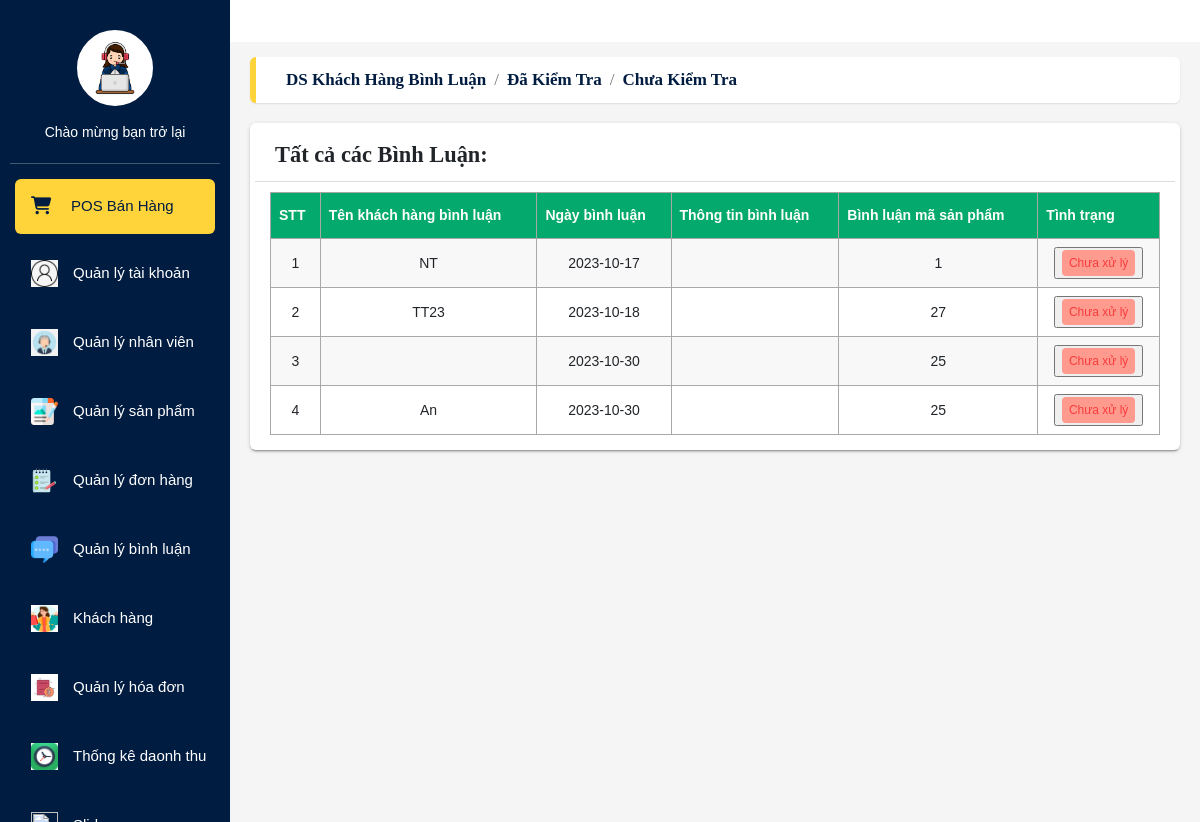
The app's page /admin/binhluandone.php with its own data.
### tables this page shows
CREATE TABLE `tblbinhluan` (
  `id_binhluan` int(11) NOT NULL,
  `binhluan_ten` varchar(30) NOT NULL,
  `id_sanpham` int(11) NOT NULL,
  `blog_id` int(2) NOT NULL,
  `date` date NOT NULL
);

### admin/binhluandone.php (the view, shortened to what this page needs)
<?php
include "header.php";
include "Left_side.php";
include './Config/connect.php';
?>
<main class="app-content">
    <div class="app-title">
        <ul class="app-breadcrumb breadcrumb side">
            <li class="breadcrumb-item active"><a href="binhluanAll.php"><b>DS khách hàng bình luận</b></a></li>
            <li class="breadcrumb-item active"><a href="binhluanlist.php"><b>Đã kiểm tra</b></a></li>
            <li class="breadcrumb-item active"><a href="binhluandone.php"><b>Chưa kiểm tra</b></a></li>
        </ul>
    </div>
    <div class="row">
        <div class="col-md-12">
            <div class="tile">
                <div class="tile-body">
                    <div class="row element-button">
                        <h3>Tất cả các Bình Luận:</h3>
                    </div>
                    <div>
                        <table id="customers">
                            <tr>
                                <th>STT</th>
                                <th>Tên khách hàng bình luận</th>
                                <th>Ngày bình luận</th>
                                <th>Thông tin bình luận</th>
                                <th>Bình luận mã sản phẩm</th>
                                <th>Tình trạng</th>
                            </tr>
                            <?php
                            $sql = "SELECT * FROM tblbinhluan WHERE blog_id='0'";
                            $result = mysqli_query($conn, $sql);
                            $count = 0;
                            if (mysqli_num_rows($result) > 0) {
                                while ($row = mysqli_fetch_assoc($result)) {
                                    $count++;
                            ?>
                                    <tr>
                                        <td> <?php echo $count ?></td>
                                        <td><?php echo $row['binhluan_ten'] ?></td>
                                        <td><?php echo $row['date'] ?></td>
                                        <td><?php echo $row['binhluan'] ?></td>
                                        <td><?php echo $row['id_sanpham'] ?></td>
                                        <td>
                                            <form action="" method="post">
                                                <button name="status_cmt">
                                                    <a id="tinhtrang" href="?blog_id=0"><span class="badge bg-danger">Chưa xử lý</span></a>
                                                </button>
                                            </form>
                                        </td>
                                    </tr>
                            <?php
                                }
                            }
                            ?>
                        </table>
                    </div>
                </div>
            </div>
        </div>
    </div>
</main>
</body>
</html>

### admin/css/main.css (style rules this page uses)
:root { --primary-color: rgb(243, 40, 40); --white-color: #fff; --black-color: #000; --text-color: #333; --border-color: #dbdbdb; --star-color: #FFCE3E; --blue-color: #409de3; --header-height: 120px; --navbar-height: 34px; --main-text-font: Arial, Helvetica, sans-serif; --header-with-search-height: calc(var(--header-height) - var(--navbar-height)); }
body { margin: 0; font-size: 14px; font-weight: 400; line-height: 1.5; color: #212529; text-align: left; background-color: #FFF; }
.row { display: -webkit-box; display: -ms-flexbox; display: flex; -ms-flex-wrap: wrap; flex-wrap: wrap; margin-right: -15px; margin-left: -15px; }
li { list-style: none; }
ul { margin: 0; }
a { color: rgb(0, 28, 64); text-decoration: none; background-color: transparent; }
.app-content { min-height: calc(100vh - 50px); padding: 15px 20px; background-color: #f5f5f5; -webkit-transition: margin-left 0.3s ease; -o-transition: margin-left 0.3s ease; transition: margin-left 0.3s ease; margin-left: 230px; margin-top: 42px; }
.app-title { display: flex; -webkit-box-align: center; align-items: center; -webkit-box-pack: justify; justify-content: space-between; -webkit-box-orient: horizontal; -webkit-box-direction: normal; flex-direction: row; background-color: #FFF; border-radius: 0.375rem; padding: 10px 30px; box-shadow: 0 1px 2px rgb(0 0 0 / 10%); border-left: 6px solid #FFD43B; margin-bottom: 20px; }
.app-breadcrumb { margin-bottom: 0; font-weight: 500; font-size: 17px; text-transform: capitalize; text-align: left; padding: 0; background-color: transparent; }
.breadcrumb { display: flex; flex-wrap: wrap; list-style: none; border-radius: 0.25rem; }
.breadcrumb-item.active { color: #6c757d; }
.breadcrumb-item + .breadcrumb-item { padding-left: 0.5rem; }
.breadcrumb-item + .breadcrumb-item::before { display: inline-block; padding-right: 0.5rem; color: #6c757d; content: "/"; }
.col-md-12 { -webkit-box-flex: 0; max-width: 100%; position: relative; width: 100%; min-height: 1px; padding-right: 15px; padding-left: 15px; }
.tile { position: relative; background: #ffffff; border-radius: 0.375rem; padding: 15px 20px ; -webkit-box-shadow: 0 2px 2px 0 rgba(0, 0, 0, 0.14), 0 1px 5px 0 rgba(0, 0, 0, 0.12), 0 3px 1px -2px rgba(0, 0, 0, 0.2); box-shadow: 0 2px 2px 0 rgba(0, 0, 0, 0.14), 0 1px 5px 0 rgba(0, 0, 0, 0.12), 0 3px 1px -2px rgba(0, 0, 0, 0.2); margin-bottom: 30px; -webkit-transition: all 0.3s ease-in-out; -o-transition: all 0.3s ease-in-out; transition: all 0.3s ease-in-out; }
.element-button { position: relative; border-bottom: 1px solid #ddd; padding-bottom: 10px; margin-bottom: 10px; }
.element-button h3 { font-size: 1.4rem; margin: 0; padding-left: 20px; }
#customers { font-family: var(--main-text-font); border-collapse: collapse; width: 100%; }
#customers td, #customers th { text-align: center; border: 1px solid #a9a7a7; padding: 8px; }
#customers tr:nth-child(even) { background-color: #f9f8f8; }
#customers th { padding-top: 12px; padding-bottom: 12px; text-align: left; background-color: #04AA6D; color: white; }
.tile-body { width: 100%; }
.bg-danger { background-color: rgb(255, 154, 143) !important; color: #f83d3d !important; }
.badge { display: inline-block; padding: 7px; font-size: 12px; font-weight: 500; line-height: 1; text-align: center; white-space: nowrap; vertical-align: baseline; border-radius: 0.25rem; color: white; }

### records on screen
tblbinhluan: binhluan_ten "NT", date "2023-10-17", id_sanpham "1"
tblbinhluan: binhluan_ten "TT23", date "2023-10-18", id_sanpham "27"
tblbinhluan: date "2023-10-30", id_sanpham "25"
tblbinhluan: binhluan_ten "An", date "2023-10-30", id_sanpham "25"
